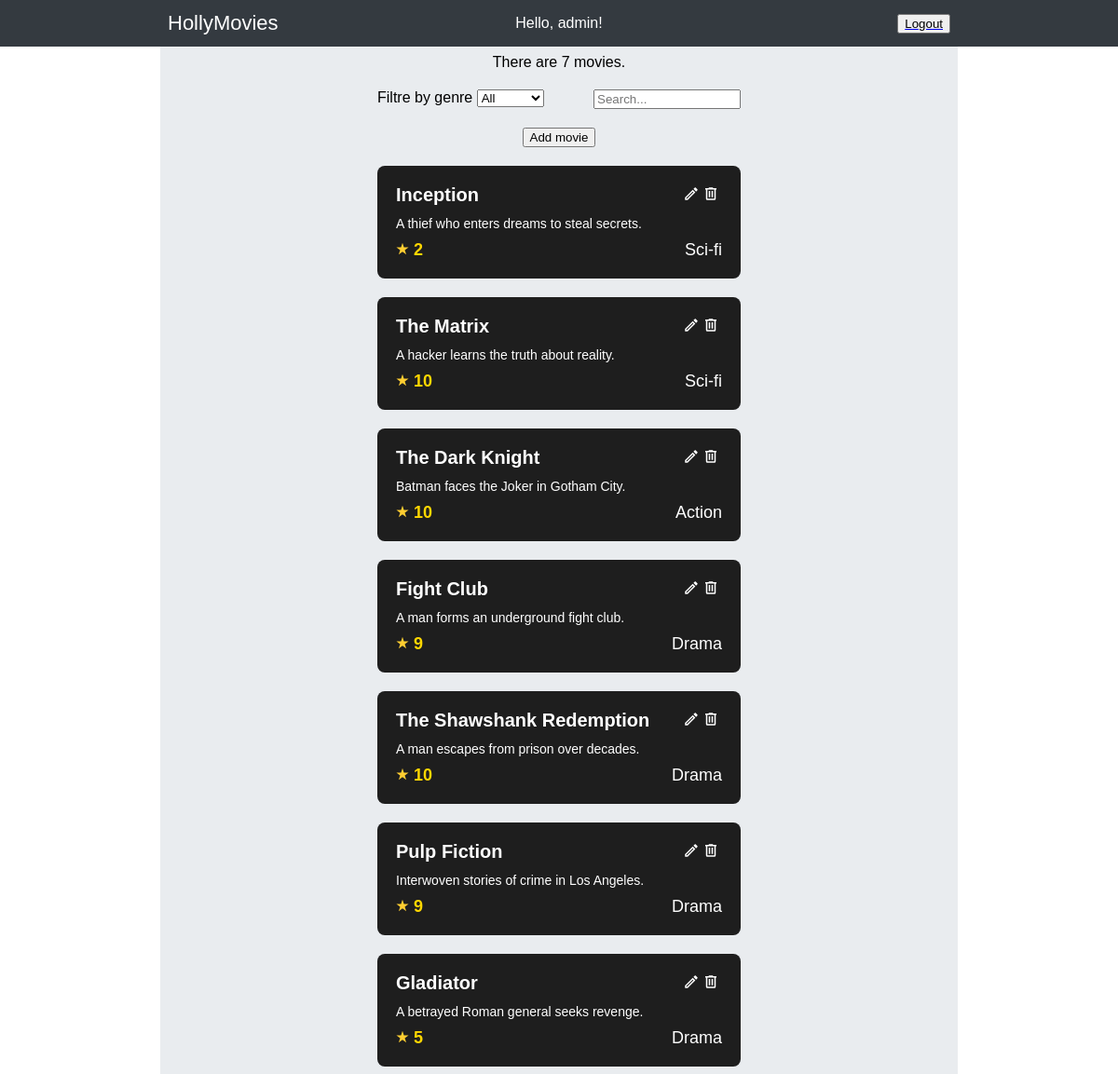
/movies/ (signed in), run on the app's committed database.
### viewer/models.py (models this page shows, shortened)
class Movie(Model):
    title = CharField(max_length=128)
    description = TextField()
    rating = IntegerField()
    released = DateField()
    created = DateTimeField(auto_now_add=True)
    genre = ForeignKey(Genre, on_delete=DO_NOTHING)

class Genre(Model):
    name = CharField(max_length=128)

### viewer/views.py (the view)
# urls.py: path('movies/', MoviesView.as_view(), name='movies'),
class MoviesView(LoginRequiredMixin, View):
    def get(self, request, genre=""):
        search = request.GET.get("q") or ''
        movies = []
        if genre and genre.lower() != 'all':
            movies = Movie.objects.filter(genre__name__iexact=genre)
        else:
            movies = Movie.objects.all()
        movies = movies.filter(Q(title__icontains = search) | Q(description__icontains = search))
        return render(
            request, template_name='movies.html',
            context={'object_list': movies , 'genres': Genre.objects.all(), 'genre_filter':genre,
            'search_value': search}
        )

### viewer/templates/movies.html (shortened to what this page needs)
{% extends "base.html" %}
{% load static %}
{% block content %}
<link rel="stylesheet" href="../../static/styles/movies.css">
<div class="container">
    <div>There are {{object_list|length}} movie{{object_list|length|pluralize}}.</div>
    <form class="filter-search__form">
        <div>
            <span>Filtre by genre</span>
            <select id="genre_filtre">
                <option value="All">All</option>
            </select>
        </div>
        <input name="q" class="genre_search" type="text" placeholder="Search..." value="{{search_value}}">
    </form>
    <button onclick="openDialog()" class="Create_button">Add movie</button>
    {% for movie in object_list %}
    <div class="movie-card">
        <div class="movie__title-trash">
            <div class="movie__title">{{movie.title}}</div>
            <div class="trash__edit__container">
                <div class="movie__edit__container">
                    <a href="{% url 'movie_update' movie.pk %}">
                    </a>
                </div>
                <div class="movie__trash__container">
                    <a href="{% url 'movie_delete' movie.pk %}">
                        <svg xmlns="http://www.w3.org/2000/svg" viewBox="0 0 24 24" class="movie__trash" fill="none">
                            <path
                                d="M9,3V4H4V6H5V19A2,2 0 0,0 7,21H17A2,2 0 0,0 19,19V6H20V4H15V3H9M7,6H17V19H7V6M9,8V17H11V8H9M13,8V17H15V8H13Z" />
                        </svg>
                    </a>
                </div>
            </div>
        </div>
        <div class="movie__description">{{movie.description}}</div>
        <div class="movie__rating-genre">
            <div class="movie__rating">
                <img src="../../static/images/star.svg" width="14" class="movie__star" />
                <span>{{movie.rating}}</span>
            </div>
            <div class="movie__genre">{{movie.genre.name}}</div>
        </div>
    </div>
    {% endfor %}
</div>
{% endblock %}

### viewer/templates/base.html (shortened to what this page needs)
{% load static %}
<!DOCTYPE html>
<html>
<head>
    <link rel="stylesheet" href="../../static/styles/base.css">
</head>
<body id="body">
    <div class="navbar">
        <div class="navbar__container">
            <span class="navbar__title">HollyMovies</span>
            <span class="hello__message">
                {% if user.username %}Hello, {{ user.username }}!
                {% endif %}
            </span>
            {% if user.is_authenticated %}
            <a class="navbar__logout" href="{% url 'logout' %}"><button>Logout</button></a>
            {% endif %}
        </div>
    </div>
    <div class="content">
        <div class="content__container">
            {% block content %}{% endblock %}
        </div>
    </div>
</body>
</html>

### static/styles/base.css (style rules this page uses)
body { margin: 0; }
* { font-family: sans-serif; }
.navbar { width: 100%; height: 50px; display: flex; flex-direction: row; justify-content: center; background-color: #343a40; position: fixed; }
.navbar__container { width: 70%; display: flex; flex-direction: row; align-items: center; justify-content: space-between; }
.navbar__title { width: 130px; font-size: 22px; color: white; display: flex; justify-content: flex-start; }
.hello__message { width: 130px; color: white; display: flex; justify-content: center; }
.navbar__logout { width: 130px; display: flex; justify-content: flex-end; }
.content { width: 100%; height: auto; display: flex; flex-direction: column; align-items: center; }
.content__container { width: 70%; min-width: 300px; margin-top: 50px; padding: 8px; background-color: #e9ecef; }

### static/styles/movies.css (style rules this page uses)
.container { width: 100%; min-width: auto; display: flex; flex-direction: column; align-items: center; gap: 20px; }
.movie-card { width: 350px; height: inherit; background: #1e1e1e; padding: 20px; border-radius: 8px; color: white; display: flex; flex-direction: column; gap: 10px; }
.movie__title { font-size: 20px; font-weight: bold; }
.movie__description { font-size: 14px; }
.movie__rating-genre { display: flex; flex-direction: row; justify-content: space-between; font-size: 18px; }
.movie__rating { font-weight: bold; color: gold; }
.movie__genre { border-radius: 5px; }
.movie__trash__container { width: 24px; height: 24px; display: flex; justify-content: center; align-items: center; }
.movie__trash { width: 18px; fill: rgb(255, 255, 255); transition: width 0.2s linear; }
.movie__title-trash { height: 24px; display: flex; flex-direction: row; justify-content: space-between; }
.movie__edit { width: 18px; fill: rgb(255, 255, 255); transition: width 0.2s linear; }
.trash__edit__container { display: flex; justify-content: flex-end; align-items: center; }
.genre_search { width: 150px; }
.filter-search__form { width: 390px; display: flex; justify-content: space-between; }

### data on the page
Movie: title "Inception", description "A thief who enters dreams to steal secrets.", rating "2", genre.name "Sci-fi"
Movie: title "The Matrix", description "A hacker learns the truth about reality.", rating "10", genre.name "Sci-fi"
Movie: title "The Dark Knight", description "Batman faces the Joker in Gotham City.", rating "10", genre.name "Action"
Movie: title "Fight Club", description "A man forms an underground fight club.", rating "9", genre.name "Drama"
Movie: title "The Shawshank Redemption", description "A man escapes from prison over decades.", rating "10", genre.name "Drama"
Movie: title "Pulp Fiction", description "Interwoven stories of crime in Los Angeles.", rating "9", genre.name "Drama"
Movie: title "Gladiator", description "A betrayed Roman general seeks revenge.", rating "5", genre.name "Drama"

### other printed values
{{ user.username }} "admin"
{{ object_list|length }} "7"
